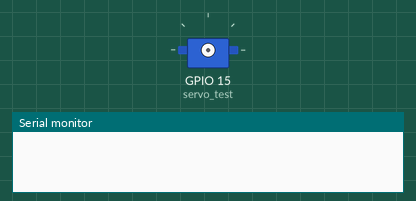
The sketch below on a simulated ESP32. Parts: servo, the last lines printed to the serial monitor. At 2.9 s the program puts the board to deep sleep or switches it off; the recording ends there.

Above: at 0.0 s.
At 1.2 s:
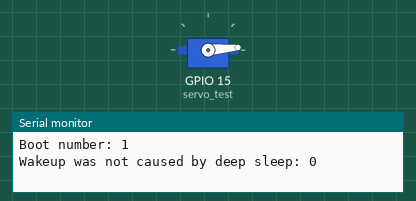
At 1.82 s:
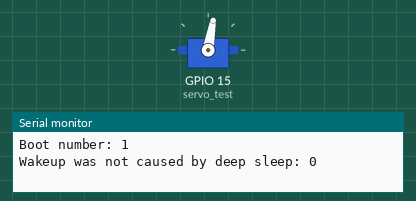
Timing chart, 0 to 2.9 s (numbered marks = the images above):
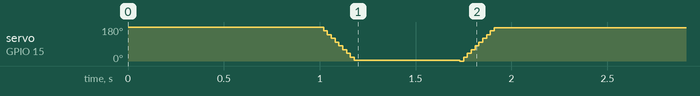

The sketch:

timer_wake_up.ino
```cpp
// (licence header left out)
#define uS_TO_S_FACTOR 1000000ULL  /* Conversion factor for micro seconds to seconds */
#define TIME_TO_SLEEP  21600        /* Time ESP32 will go to sleep (in seconds) */
// 6 hours = 21600 seconds

RTC_DATA_ATTR int bootCount = 0;

// servo
#include <Servo.h>              //Servo library

Servo servo_test;        //initialize a servo object for the connected servo

int angle = 0;
// servo

/*
Method to print the reason by which ESP32
has been awaken from sleep
*/
void print_wakeup_reason(){
  esp_sleep_wakeup_cause_t wakeup_reason;

  wakeup_reason = esp_sleep_get_wakeup_cause();

  switch(wakeup_reason)
  {
    case ESP_SLEEP_WAKEUP_EXT0 : Serial.println("Wakeup caused by external signal using RTC_IO"); break;
    case ESP_SLEEP_WAKEUP_EXT1 : Serial.println("Wakeup caused by external signal using RTC_CNTL"); break;
    case ESP_SLEEP_WAKEUP_TIMER : Serial.println("Wakeup caused by timer"); break;
    case ESP_SLEEP_WAKEUP_TOUCHPAD : Serial.println("Wakeup caused by touchpad"); break;
    case ESP_SLEEP_WAKEUP_ULP : Serial.println("Wakeup caused by ULP program"); break;
    default : Serial.printf("Wakeup was not caused by deep sleep: %d\n",wakeup_reason); break;
  }
}

void setup(){
  Serial.begin(115200);
  delay(1000); //Take some time to open up the Serial Monitor

  //Increment boot number and print it every reboot
  ++bootCount;
  Serial.println("Boot number: " + String(bootCount));

  //Print the wakeup reason for ESP32
  print_wakeup_reason();

  // servo
  servo_test.attach(15);      // attach the signal pin of servo to pin9 of arduino

  // open
  for(angle = 180; angle>=1; angle-=5)     // command to move from 180 degrees to 0 degrees
  {
    servo_test.write(angle);              //command to rotate the servo to the specified angle
    delay(5);
  }

  delay(550); // 30 grams of cat food

  // close
  for(angle = 0; angle < 180; angle += 5)    // command to move from 0 degrees to 180 degrees
  {
    servo_test.write(angle);                 //command to rotate the servo to the specified angle
    delay(5);
  }

  delay(1000);
  // servo

  /*
  First we configure the wake up source
  We set our ESP32 to wake up every 5 seconds
  */
  esp_sleep_enable_timer_wakeup(TIME_TO_SLEEP * uS_TO_S_FACTOR);
  Serial.println("Setup ESP32 to sleep for every " + String(TIME_TO_SLEEP) +
  " Seconds");

  /*
  Next we decide what all peripherals to shut down/keep on
  By default, ESP32 will automatically power down the peripherals
  not needed by the wakeup source, but if you want to be a poweruser
  this is for you. Read in detail at the API docs
  http://esp-idf.readthedocs.io/en/latest/api-reference/system/deep_sleep.html
  Left the line commented as an example of how to configure peripherals.
  The line below turns off all RTC peripherals in deep sleep.
  */
  //esp_deep_sleep_pd_config(ESP_PD_DOMAIN_RTC_PERIPH, ESP_PD_OPTION_OFF);
  //Serial.println("Configured all RTC Peripherals to be powered down in sleep");

  /*
  Now that we have setup a wake cause and if needed setup the
  peripherals state in deep sleep, we can now start going to
  deep sleep.
  In the case that no wake up sources were provided but deep
  sleep was started, it will sleep forever unless hardware
  reset occurs.
  */
  Serial.println("Going to sleep now");
  Serial.flush();
  esp_deep_sleep_start();
  Serial.println("This will never be printed");
}

void loop(){
  //This is not going to be called
}
```
